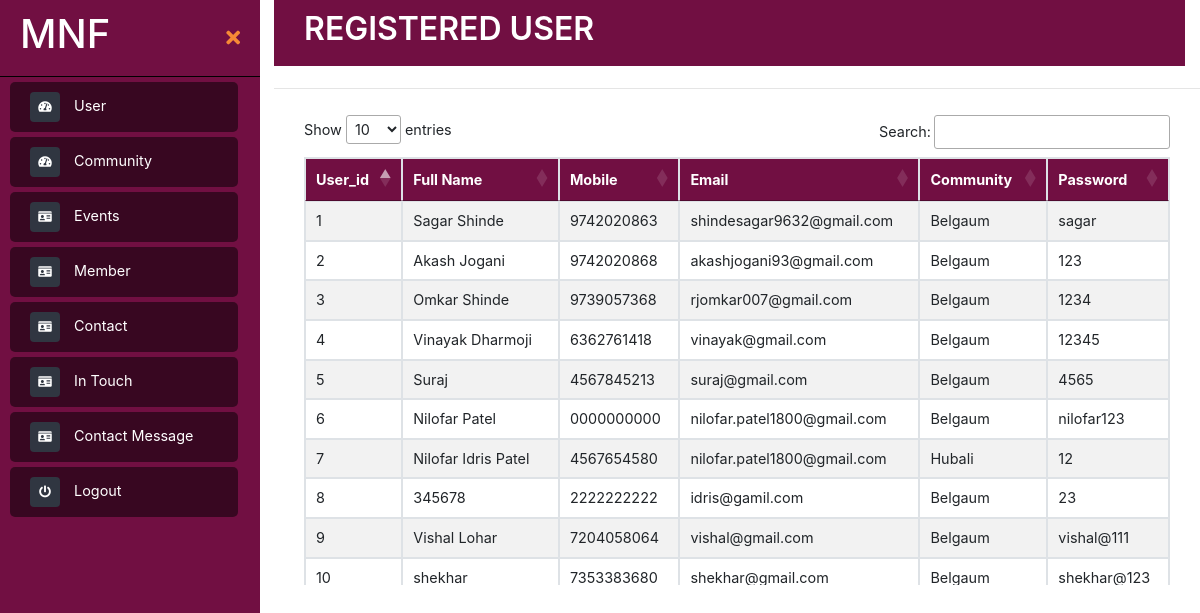
Screenshot of /admin/user.php with the database file from the repository.
### tables this page shows
CREATE TABLE `user` (
  `id` int(10) NOT NULL,
  `name` varchar(100) NOT NULL,
  `email` varchar(100) NOT NULL,
  `phone` varchar(10) NOT NULL,
  `community` varchar(60) NOT NULL,
  `password` varchar(20) NOT NULL,
  `dob` date NOT NULL,
  `gender` varchar(10) NOT NULL,
  `profile` varchar(100) NOT NULL,
  `age` varchar(10) NOT NULL,
  `adds` varchar(100) NOT NULL,
  `occ` varchar(100) NOT NULL,
  `sta` varchar(30) NOT NULL
);

### admin/user.php (the view, shortened to what this page needs)
<?php include("sidebar.php");
include('../connect.php')
?>
<div class="page-content container-fluid">
    <div class="footer">
        <div class="d-flex justify-content-between">
            <h2 class="text-center" style="font-weight: 600">REGISTERED USER</h2>
        </div>
    </div>
</div>
<main class="page-content">
    <hr />
    <div class="table-responsive" style="overflow-y:scroll; height: 480px;">
        <table class="table table-bordered table-striped bg-white" id="example">
            <thead>
                <tr>
                    <th>User_id</th>
                    <th>Full Name</th>
                    <th>Mobile</th>
                    <th>Email</th>
                    <th>Community</th>
                    <th>Password</th>
                </tr>
            </thead>
            <tbody>
                <?php
                    $query="SELECT * FROM `user` ORDER BY `id`";
                    $sn=0;
                    $confirm = mysqli_query($conn, $query) or die(mysqli_error());
                    while ($out = mysqli_fetch_array($confirm))
                    { ?>
                        <tr>
                            <td><?php echo ++$sn; ?></td>
                            <td><?php echo $out['name']; ?></td>
                            <td><?php echo $out['phone']; ?></td>
                            <td><?php echo $out['email']; ?></td>
                            <td><?php echo $out['community']; ?></td>
                            <td><?php echo $out['password']; ?></td>
                        </tr>
                        <?php
                    } ?>
            </tbody>
        </table>
    </div>
</main>

### admin/link.php (shortened to what this page needs)
<!DOCTYPE html>
<html lang="en">
<head>
  <link rel="stylesheet" href="https://maxcdn.bootstrapcdn.com/bootstrap/4.5.2/css/bootstrap.min.css">
  <link href="https://use.fontawesome.com/releases/v5.0.6/css/all.css" rel="stylesheet">
    <link href="assets/css/style.css" rel="stylesheet">
    <link rel="stylesheet" type="text/css" href="https://cdn.datatables.net/1.10.19/css/jquery.dataTables.min.css">
</head>
<body>

### admin/sidebar.php (shortened to what this page needs)
<?php
include('link.php');
?>
<div id="side" class="page-wrapper chiller-theme toggled">
  <nav id="sidebar" class="sidebar-wrapper">
    <div class="sidebar-content">
      <div class="sidebar-brand">
        <a href="#"><h1>MNF</h1></a>
        <div id="close-sidebar">
          <i class="fas fa-times"></i>
        </div>
      </div>
      <div class="sidebar-menu">
        <ul>
          <li>
            <a href="user.php">
              <i class="fa fa-tachometer-alt"></i>
              <span>User</span>
            </a>
          </li>
          <li>
            <a href="addcom.php">
              <i class="fa fa-tachometer-alt"></i>
              <span>Community</span>
            </a>
          </li>
          <li class="sidebar">
            <a href="addevents.php">
              <i class="fas fa-id-card"></i>
              <span>Events</span>
            </a>
          </li>
          <li class="sidebar">
            <a href="addmember.php">
              <i class="fas fa-id-card"></i>
              <span>Member</span>
            </a>
          </li>
          <li class="sidebar">
            <a href="Contact.php">
              <i class="fas fa-id-card"></i>
              <span>Contact</span>
            </a>
          </li>
          <li class="sidebar">
            <a href="in-touch.php">
              <i class="fas fa-id-card"></i>
              <span>In Touch</span>
            </a>
          </li>
          <li class="sidebar">
            <a href="contactDetails.php">
              <i class="fas fa-id-card"></i>
              <span>Contact Message</span>
            </a>
          </li>
           <li>
            <a href="../index.php">
              <i class="fa fa-power-off"></i>
              <span>Logout</span>
            </a>
          </li>
        </ul>
    </div>
  </nav>

### admin/assets/css/style.css (style rules this page uses)
* { margin: 0px; padding: 0px; }
body { font-size: 0.9rem; background-color: #ffffff; }
.page-wrapper .sidebar-wrapper, .sidebar-wrapper .sidebar-brand > a, .sidebar-wrapper .sidebar-dropdown > a:after, .sidebar-wrapper .sidebar-menu .sidebar-dropdown .sidebar-submenu li a:before, .sidebar-wrapper ul li a i, .page-wrapper .page-content, .sidebar-wrapper .sidebar-search input.search-menu, .sidebar-wrapper .sidebar-search .input-group-text, .sidebar-wrapper .sidebar-menu ul li a, #show-sidebar, #close-sidebar { -webkit-transition: all 0.3s ease; -moz-transition: all 0.3s ease; -ms-transition: all 0.3s ease; -o-transition: all 0.3s ease; transition: all 0.3s ease; }
.page-wrapper { height: 100vh; }
.page-wrapper.toggled .sidebar-wrapper { left: 0px; }
@media screen and (min-width: 768px) { .page-wrapper.toggled .page-content { padding-left: 274px; } }
.sidebar-wrapper { width: 260px; height: 100%; max-height: 100%; position: fixed; top: 0; left: -300px; z-index: 999; }
.sidebar-wrapper ul { list-style-type: none; padding: 0; margin: 0 10px; }
.sidebar-wrapper a { text-decoration: none; }
.sidebar-content { max-height: calc(100% - 30px); height: calc(100% - 30px); overflow-y: auto; position: relative; }
.sidebar-wrapper .sidebar-brand { padding: 10px 20px; display: flex; align-items: center; }
.sidebar-wrapper .sidebar-brand > a { text-transform: uppercase; font-weight: bold; flex-grow: 1; }
.sidebar-wrapper .sidebar-brand #close-sidebar { cursor: pointer; font-size: 20px; }
.sidebar-wrapper .sidebar-menu { padding-bottom: 10px; }
.sidebar-wrapper .sidebar-menu ul li a { display: inline-block; width: 100%; text-decoration: none; position: relative; padding: 8px 30px 8px 20px; }
.sidebar-wrapper .sidebar-menu ul li a i { margin-right: 10px; font-size: 12px; width: 30px; height: 30px; line-height: 30px; text-align: center; border-radius: 4px; }
.sidebar-wrapper .sidebar-menu ul li { list-style: none; color: #fff; padding: 0px; display: block; width: 95%; background-color: rgba(0, 0, 0, 0.5); margin-top: 5px; height: 50px; display: flex; align-items: center; justify-content: center; border-radius: 5px; }
.page-wrapper .page-content { display: inline-block; width: 100%; padding-left: 10px; padding-top: 0px; }
.page-wrapper .page-content > div { padding: 10px 30px; }
.page-wrapper .page-content { overflow-x: hidden; }
.chiller-theme .sidebar-wrapper { background: rgb(113, 15, 66); ; }
.chiller-theme .sidebar-wrapper .sidebar-header, .chiller-theme .sidebar-wrapper .sidebar-search, .chiller-theme .sidebar-wrapper .sidebar-menu { border-top: 1px solid #000000; }
.chiller-theme .sidebar-wrapper .sidebar-header .user-info .user-role, .chiller-theme .sidebar-wrapper .sidebar-header .user-info .user-status, .chiller-theme .sidebar-wrapper .sidebar-search input.search-menu, .chiller-theme .sidebar-wrapper .sidebar-search .input-group-text, .chiller-theme .sidebar-wrapper .sidebar-brand>a, .chiller-theme .sidebar-wrapper .sidebar-menu ul li a, .chiller-theme .sidebar-footer>a { color: #fff; }
.page-wrapper.chiller-theme.toggled #close-sidebar { color: #F68936; }
.chiller-theme .sidebar-wrapper .sidebar-menu ul li a i, .chiller-theme .sidebar-wrapper .sidebar-menu .sidebar-dropdown div, .chiller-theme .sidebar-wrapper .sidebar-search input.search-menu, .chiller-theme .sidebar-wrapper .sidebar-search .input-group-text { background: #303641; }
.footer { text-align: center; background-color: rgb(113, 15, 66); color:white; padding: 10px 0px 5px 0px; }

### admin/user.php (style rules this page uses)
.table-bordered tr th { background-color: rgb(113, 15, 66); color: white; }

### rows the page displays
user: name "Sagar Shinde", phone "9742020863", email "shindesagar9632@gmail.com", community "Belgaum", password "sagar"
user: name "Akash Jogani", phone "9742020868", email "akashjogani93@gmail.com", community "Belgaum", password "123"
user: name "Omkar Shinde", phone "9739057368", email "rjomkar007@gmail.com", community "Belgaum", password "1234"
user: name "Vinayak Dharmoji", phone "6362761418", email "vinayak@gmail.com", community "Belgaum", password "12345"
user: name "Suraj", phone "4567845213", email "suraj@gmail.com", community "Belgaum", password "4565"
user: name "Nilofar Patel", phone "0000000000", email "nilofar.patel1800@gmail.com", community "Belgaum", password "nilofar123"
user: name "Nilofar Idris Patel", phone "4567654580", email "nilofar.patel1800@gmail.com", community "Hubali", password "12"
user: name "345678", phone "2222222222", email "idris@gamil.com", community "Belgaum", password "23"
user: name "Vishal Lohar", phone "7204058064", email "vishal@gmail.com", community "Belgaum", password "vishal@111"
user: name "shekhar", phone "7353383680", email "shekhar@gmail.com", community "Belgaum", password "shekhar@123"
